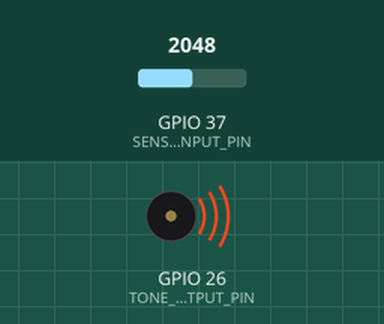
Simulated run of this sketch. Board: ESP32. Shown: buzzer (waves = sounding). The test bench sets the inputs (shaded band); at power-on: GPIO 37 (SENSOR_INPUT_PIN) = 2048. What the sketch prints to the serial monitor is not drawn.

Above: at 0.1 s.
Timing chart, 0 to 1.6 s (numbered marks = the images above):
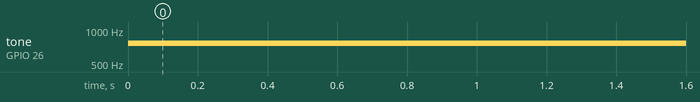

The sketch:

AnalogInputTone.ino
```cpp
/**
 * Demonstrates how to play arbitrary tones on the ESP32 using an analog input
 * to change the tone frequency. We also have a version that outputs the
 * tone freq on an attached OLED display: AnalogInputToneWithOLED.ino
 *
 * ## BACKGROUND ##
 *
 * The Arduino tone() function relies on timer interrupts to precisely control the frequency
 * of a PWM waveform:
 * https://github.com/arduino/ArduinoCore-avr/blob/master/cores/arduino/Tone.cpp
 *
 * This is completely different on the ESP32. So, we need a different approach. Fortunately,
 * there is some basic infrastructure in the arduino-esp32 library to help. Specifically,
 * in esp32-hal-ledc:
 * https://github.com/espressif/arduino-esp32/blob/master/cores/esp32/esp32-hal-ledc.h
 * https://github.com/espressif/arduino-esp32/blob/master/cores/esp32/esp32-hal-ledc.c
 *
 * Here, there are a few things of interest. First:
 *   typedef enum {
 *     NOTE_C, NOTE_Cs, NOTE_D, NOTE_Eb, NOTE_E, NOTE_F, NOTE_Fs, NOTE_G, NOTE_Gs, NOTE_A, NOTE_Bb, NOTE_B, NOTE_MAX
 *  } note_t;
 *
 * Which just nicely sets up named indices into the method:
 *   ledcWriteNote(uint8_t chan, note_t note, uint8_t octave){
 *
 * So, we can call ledcWriteNote(<pwm_channel>, NOTE_C, 4); to play middle C (C4)
 *
 * We can also just call ledcWriteTone(uint8_t chan, double freq) to play a raw
 * frequency at that PWM channel.
 *
 * By Jon E. Froehlich
 * @jonfroehlich
 * http://makeabilitylab.io
 *
 * Circuit diagram and walkthrough here:
 * https://makeabilitylab.github.io/physcomp/esp32/pot-fade
 *
 */

// Change this depending on where you put your piezo buzzer
const int TONE_OUTPUT_PIN = 26;

// Change this depending on where you hook up your sensor
const int SENSOR_INPUT_PIN = A1;

// The ESP32 has 16 channels which can generate 16 independent waveforms
// We'll just choose PWM channel 0 here
const int TONE_PWM_CHANNEL = 0;

const int MIN_FREQ = 32;
const int MAX_FREQ = 1500;
const int MAX_ANALOG_VAL = 4095;

void setup() {
  Serial.begin(115200);
  ledcAttachPin(TONE_OUTPUT_PIN, TONE_PWM_CHANNEL);
}

void loop() {

  int sensorVal = analogRead(SENSOR_INPUT_PIN);
  int pwmFreq = map(sensorVal, 0, MAX_ANALOG_VAL, MIN_FREQ, MAX_FREQ);

  // The ledcWriteTone signature: double ledcWriteTone(uint8_t chan, double freq)
  // See: https://github.com/espressif/arduino-esp32/blob/master/cores/esp32/esp32-hal-ledc.c
  ledcWriteTone(TONE_PWM_CHANNEL, pwmFreq);

  Serial.println((String)"pwmFreq: " + pwmFreq);
  delay(100);
}
```

Measured:
- by itself, tone on GPIO 26 (TONE_OUTPUT_PIN): silent → 766 Hz at 0.00 s
